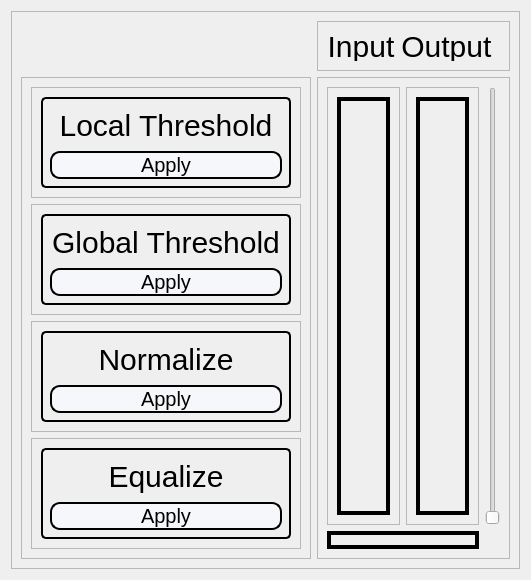
      <widget class="QWidget" name="ThresholdTab">
       <attribute name="icon">
        <iconset resource="Icons.qrc">
         <normaloff>:/Icons/Threshold.jpg</normaloff>:/Icons/Threshold.jpg</iconset>
       </attribute>
       <attribute name="title">
        <string>Threshold</string>
       </attribute>
       <layout class="QGridLayout" name="gridLayout_68">
        <item row="0" column="0">
         <widget class="QFrame" name="frame_23">
          <property name="frameShape">
           <enum>QFrame::StyledPanel</enum>
          </property>
          <property name="frameShadow">
           <enum>QFrame::Raised</enum>
          </property>
          <layout class="QGridLayout" name="gridLayout_29">
           <item row="0" column="1">
            <widget class="QFrame" name="frame_28">
             <property name="maximumSize">
              <size>
               <width>16777215</width>
               <height>50</height>
              </size>
             </property>
             <property name="frameShape">
              <enum>QFrame::StyledPanel</enum>
             </property>
             <property name="frameShadow">
              <enum>QFrame::Raised</enum>
             </property>
             <layout class="QGridLayout" name="gridLayout_57">
              <item row="0" column="0">
               <widget class="QLabel" name="inputImageLabel_3">
                <property name="styleSheet">
                 <string notr="true">font-family: Impact, Haettenschweiler, 'Arial Narrow Bold', sans-serif;
font-size: 30px;
color: black;
background-color:transparent;</string>
                </property>
                <property name="text">
                 <string>Input</string>
                </property>
                <property name="alignment">
                 <set>Qt::AlignCenter</set>
                </property>
               </widget>
              </item>
              <item row="0" column="1">
               <widget class="QLabel" name="outputImageLabel_3">
                <property name="styleSheet">
                 <string notr="true">font-family: Impact, Haettenschweiler, 'Arial Narrow Bold', sans-serif;
font-size: 30px;
color: black;
background-color:transparent;</string>
                </property>
                <property name="text">
                 <string>Output </string>
                </property>
                <property name="alignment">
                 <set>Qt::AlignCenter</set>
                </property>
               </widget>
              </item>
             </layout>
            </widget>
           </item>
           <item row="1" column="0">
            <widget class="QFrame" name="frame_31">
             <property name="maximumSize">
              <size>
               <width>300</width>
               <height>16777215</height>
              </size>
             </property>
             <property name="frameShape">
              <enum>QFrame::StyledPanel</enum>
             </property>
             <property name="frameShadow">
              <enum>QFrame::Raised</enum>
             </property>
             <layout class="QGridLayout" name="gridLayout_61">
              <item row="0" column="0">
               <widget class="QFrame" name="frame_24">
                <property name="frameShape">
                 <enum>QFrame::StyledPanel</enum>
                </property>
                <property name="frameShadow">
                 <enum>QFrame::Raised</enum>
                </property>
                <layout class="QGridLayout" name="gridLayout_62">
                 <item row="0" column="0">
                  <widget class="QWidget" name="LocalThershold" native="true">
                   <property name="styleSheet">
                    <string notr="true">border: 2px solid;
border-radius: 5px;</string>
                   </property>
                   <layout class="QGridLayout" name="gridLayout_72">
                    <item row="0" column="0">
                     <widget class="QLabel" name="LocalLabel">
                      <property name="styleSheet">
                       <string notr="true">font-family: Impact, Haettenschweiler, 'Arial Narrow Bold', sans-serif;
font-size: 30px;
color: black;
background-color:transparent;
border-color: transparent</string>
                      </property>
                      <property name="text">
                       <string>Local Threshold</string>
                      </property>
                      <property name="alignment">
                       <set>Qt::AlignCenter</set>
                      </property>
                     </widget>
                    </item>
                    <item row="1" column="0">
                     <widget class="QPushButton" name="LocalThresholdButton">
                      <property name="maximumSize">
                       <size>
                        <width>16777215</width>
                        <height>50</height>
                       </size>
                      </property>
                      <property name="styleSheet">
                       <string notr="true">QPushButton{
border-style: solid;
border-width: 2px;
border-radius: 10px;
font-family: Impact, Haettenschweiler, 'Arial Narrow Bold', sans-serif;
font-size: 20px;
color: black;
background-color: rgb(246, 247, 250);
}

QPushButton:hover:!pressed{
	background-color: qlineargradient(x1: 0.5, y1: 1, x2: 0.5, y2: 1, stop: 0 #dadbde, stop: 1 #f6f7fa);
}</string>
                      </property>
                      <property name="text">
                       <string>Apply</string>
                      </property>
                     </widget>
                    </item>
                   </layout>
                  </widget>
                 </item>
                </layout>
               </widget>
              </item>
              <item row="1" column="0">
               <widget class="QFrame" name="frame_25">
                <property name="frameShape">
                 <enum>QFrame::StyledPanel</enum>
                </property>
                <property name="frameShadow">
                 <enum>QFrame::Raised</enum>
                </property>
                <layout class="QGridLayout" name="gridLayout_63">
                 <item row="0" column="0">
                  <widget class="QWidget" name="GlobalThreshold" native="true">
                   <property name="styleSheet">
                    <string notr="true">border: 2px solid;
border-radius: 5px;</string>
                   </property>
                   <layout class="QGridLayout" name="gridLayout_71">
                    <item row="0" column="0">
                     <widget class="QLabel" name="GlobalLabel">
                      <property name="styleSheet">
                       <string notr="true">font-family: Impact, Haettenschweiler, 'Arial Narrow Bold', sans-serif;
font-size: 30px;
color: black;
background-color:transparent;
border-color: transparent</string>
                      </property>
                      <property name="text">
                       <string>Global Threshold</string>
                      </property>
                      <property name="alignment">
                       <set>Qt::AlignCenter</set>
                      </property>
                     </widget>
                    </item>
                    <item row="1" column="0">
                     <widget class="QPushButton" name="GlobalThresholdButton">
                      <property name="maximumSize">
                       <size>
                        <width>16777215</width>
                        <height>50</height>
                       </size>
                      </property>
                      <property name="styleSheet">
                       <string notr="true">QPushButton{
border-style: solid;
border-width: 2px;
border-radius: 10px;
font-family: Impact, Haettenschweiler, 'Arial Narrow Bold', sans-serif;
font-size: 20px;
color: black;
background-color: rgb(246, 247, 250);
}

QPushButton:hover:!pressed{
	background-color: qlineargradient(x1: 0.5, y1: 1, x2: 0.5, y2: 1, stop: 0 #dadbde, stop: 1 #f6f7fa);
}</string>
                      </property>
                      <property name="text">
                       <string>Apply</string>
                      </property>
                     </widget>
                    </item>
                   </layout>
                  </widget>
                 </item>
                </layout>
               </widget>
              </item>
              <item row="2" column="0">
               <widget class="QFrame" name="frame_26">
                <property name="frameShape">
                 <enum>QFrame::StyledPanel</enum>
                </property>
                <property name="frameShadow">
                 <enum>QFrame::Raised</enum>
                </property>
                <layout class="QGridLayout" name="gridLayout_64">
                 <item row="0" column="0">
                  <widget class="QWidget" name="Normalize" native="true">
                   <property name="styleSheet">
                    <string notr="true">border: 2px solid;
border-radius: 5px;</string>
                   </property>
                   <layout class="QGridLayout" name="gridLayout_70">
                    <item row="0" column="0">
                     <widget class="QLabel" name="NormalizeLabel">
                      <property name="styleSheet">
                       <string notr="true">font-family: Impact, Haettenschweiler, 'Arial Narrow Bold', sans-serif;
font-size: 30px;
color: black;
background-color:transparent;
border-color: transparent</string>
                      </property>
                      <property name="text">
                       <string>Normalize</string>
                      </property>
                      <property name="alignment">
                       <set>Qt::AlignCenter</set>
                      </property>
                     </widget>
                    </item>
                    <item row="1" column="0">
                     <widget class="QPushButton" name="NormalizeButton">
                      <property name="maximumSize">
                       <size>
                        <width>16777215</width>
                        <height>50</height>
                       </size>
                      </property>
                      <property name="styleSheet">
                       <string notr="true">QPushButton{
border-style: solid;
border-width: 2px;
border-radius: 10px;
font-family: Impact, Haettenschweiler, 'Arial Narrow Bold', sans-serif;
font-size: 20px;
color: black;
background-color: rgb(246, 247, 250);
}

QPushButton:hover:!pressed{
	background-color: qlineargradient(x1: 0.5, y1: 1, x2: 0.5, y2: 1, stop: 0 #dadbde, stop: 1 #f6f7fa);
}</string>
                      </property>
                      <property name="text">
                       <string>Apply</string>
                      </property>
                     </widget>
                    </item>
                   </layout>
                  </widget>
                 </item>
                </layout>
               </widget>
              </item>
              <item row="3" column="0">
               <widget class="QFrame" name="frame_27">
                <property name="frameShape">
                 <enum>QFrame::StyledPanel</enum>
                </property>
                <property name="frameShadow">
                 <enum>QFrame::Raised</enum>
                </property>
                <layout class="QGridLayout" name="gridLayout_65">
                 <item row="0" column="0">
                  <widget class="QWidget" name="Equalize" native="true">
                   <property name="styleSheet">
                    <string notr="true">border: 2px solid;
border-radius: 5px;</string>
                   </property>
                   <layout class="QGridLayout" name="gridLayout_69">
                    <item row="0" column="0">
                     <widget class="QLabel" name="EqualizeLabel">
                      <property name="styleSheet">
                       <string notr="true">font-family: Impact, Haettenschweiler, 'Arial Narrow Bold', sans-serif;
font-size: 30px;
color: black;
background-color:transparent;
border-color: transparent</string>
                      </property>
                      <property name="text">
                       <string>Equalize</string>
                      </property>
                      <property name="alignment">
                       <set>Qt::AlignCenter</set>
                      </property>
                     </widget>
                    </item>
                    <item row="1" column="0">
                     <widget class="QPushButton" name="EqualizeButton">
                      <property name="maximumSize">
                       <size>
                        <width>16777215</width>
                        <height>50</height>
                       </size>
                      </property>
                      <property name="styleSheet">
                       <string notr="true">QPushButton{
border-style: solid;
border-width: 2px;
border-radius: 10px;
font-family: Impact, Haettenschweiler, 'Arial Narrow Bold', sans-serif;
font-size: 20px;
color: black;
background-color: rgb(246, 247, 250);
}

QPushButton:hover:!pressed{
	background-color: qlineargradient(x1: 0.5, y1: 1, x2: 0.5, y2: 1, stop: 0 #dadbde, stop: 1 #f6f7fa);
}</string>
                      </property>
                      <property name="text">
                       <string>Apply</string>
                      </property>
                     </widget>
                    </item>
                   </layout>
                  </widget>
                 </item>
                </layout>
               </widget>
              </item>
             </layout>
            </widget>
           </item>
           <item row="1" column="1">
            <widget class="QFrame" name="ImagesFrame_3">
             <property name="styleSheet">
              <string notr="true"/>
             </property>
             <property name="frameShape">
              <enum>QFrame::StyledPanel</enum>
             </property>
             <property name="frameShadow">
              <enum>QFrame::Raised</enum>
             </property>
             <layout class="QGridLayout" name="gridLayout_66">
              <item row="0" column="2">
               <widget class="QSlider" name="GlobalThresholdSlider">
                <property name="sizePolicy">
                 <sizepolicy hsizetype="Fixed" vsizetype="Expanding">
                  <horstretch>0</horstretch>
                  <verstretch>0</verstretch>
                 </sizepolicy>
                </property>
                <property name="maximumSize">
                 <size>
                  <width>16777215</width>
                  <height>16777215</height>
                 </size>
                </property>
                <property name="maximum">
                 <number>255</number>
                </property>
                <property name="orientation">
                 <enum>Qt::Vertical</enum>
                </property>
               </widget>
              </item>
              <item row="0" column="1">
               <widget class="QFrame" name="frame_29">
                <property name="frameShape">
                 <enum>QFrame::StyledPanel</enum>
                </property>
                <property name="frameShadow">
                 <enum>QFrame::Raised</enum>
                </property>
                <layout class="QGridLayout" name="gridLayout_58">
                 <item row="0" column="0">
                  <widget class="QLabel" name="Threshold_OutputImage">
                   <property name="styleSheet">
                    <string notr="true">border: 4px solid black;
</string>
                   </property>
                   <property name="text">
                    <string/>
                   </property>
                   <property name="scaledContents">
                    <bool>true</bool>
                   </property>
                   <property name="alignment">
                    <set>Qt::AlignCenter</set>
                   </property>
                  </widget>
                 </item>
                </layout>
               </widget>
              </item>
              <item row="0" column="0">
               <widget class="QFrame" name="frame_30">
                <property name="frameShape">
                 <enum>QFrame::StyledPanel</enum>
                </property>
                <property name="frameShadow">
                 <enum>QFrame::Raised</enum>
                </property>
                <layout class="QGridLayout" name="gridLayout_59">
                 <item row="0" column="0">
                  <widget class="QLabel" name="Threshold_InputImage">
                   <property name="styleSheet">
                    <string notr="true">border: 4px solid black;
</string>
                   </property>
                   <property name="text">
                    <string/>
                   </property>
                   <property name="scaledContents">
                    <bool>true</bool>
                   </property>
                   <property name="alignment">
                    <set>Qt::AlignCenter</set>
                   </property>
                  </widget>
                 </item>
                </layout>
               </widget>
              </item>
              <item row="1" column="0" colspan="2">
               <widget class="QCustomPlot" name="EqualizeImage" native="true">
                <property name="styleSheet">
                 <string notr="true">border: 4px solid black;</string>
                </property>
                <layout class="QGridLayout" name="gridLayout_60"/>
               </widget>
              </item>
             </layout>
            </widget>
           </item>
          </layout>
         </widget>
        </item>
       </layout>
      </widget>
